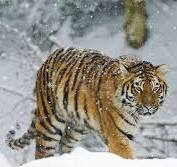
#> input picture images/01.jpeg, 177 x 167 px, found by its file name
$ jupyter execute Baitap12.ipynb
#> lines starting #> are read from the running program, lines starting #| are printed output that depends on the picture
[cell 1]
from PIL import Image
import matplotlib.pyplot as plt
import numpy as np

image_path =  "../ThiGiacMayTinh/images/01.jpeg"

img = Image.open(image_path)
#> img is the input picture: PIL image 177x167 RGB; mean R, G, B 149.2, 145.9, 138

img_array = np.array(img)

print(img_array.shape)
#| (167, 177, 3)

img_array_2 = np.array(img.convert("L"), "f")
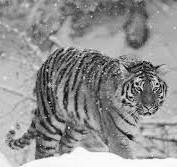
#> img_array_2: shape (167, 177) float32; min 1, max 255, mean 146

print (img_array_2.shape)
#| (167, 177)
print (img_array_2.dtype)
#| float32

[cell 2]
from PIL import Image
import numpy as np
import matplotlib.pyplot as plt

image_path =  "../ThiGiacMayTinh/images/02.jpeg"
img = Image.open(image_path)
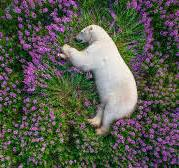
#> input picture images/02.jpeg, 179 x 168 px, found by its file name
#> img is the input picture: PIL image 179x168 RGB; mean R, G, B 87, 89.6, 77.1

img_array = np.array(img.convert("L"))
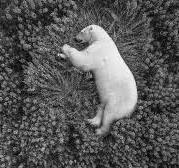
#> img_array: shape (168, 179); min 0, max 254, mean 87.4

inveted_img = 255 - img_array
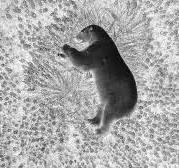
#> inveted_img: shape (168, 179); min 1, max 255, mean 167.6
squared_img = inveted_img ** 2
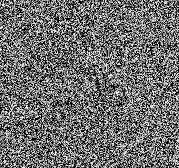
#> squared_img: shape (168, 179); min 0, max 249, mean 111.7
clamped_img = np.clip(squared_img, 100, 200)
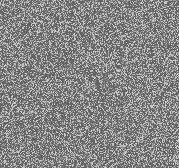
#> clamped_img: shape (168, 179); min 100, max 200, mean 134.7

fig, axs = plt.subplots(2, 2, figsize=(10, 10))
fig.subplots_adjust(wspace=0.2, hspace=0.2)

axs[0, 0].imshow(img_array, cmap="gray")
axs[0, 0].set_title("Ảnh gốc")

axs[0, 1].imshow(inveted_img, cmap="gray")
axs[0, 1].set_title("Ảnh biến đổi")

axs[1, 0].imshow(squared_img, cmap="gray")
axs[1, 0].set_title("Ảnh biến đổi")

axs[1, 1].imshow(clamped_img, cmap="gray")
axs[1, 1].set_title("Ảnh biến đổi")

plt.show()
